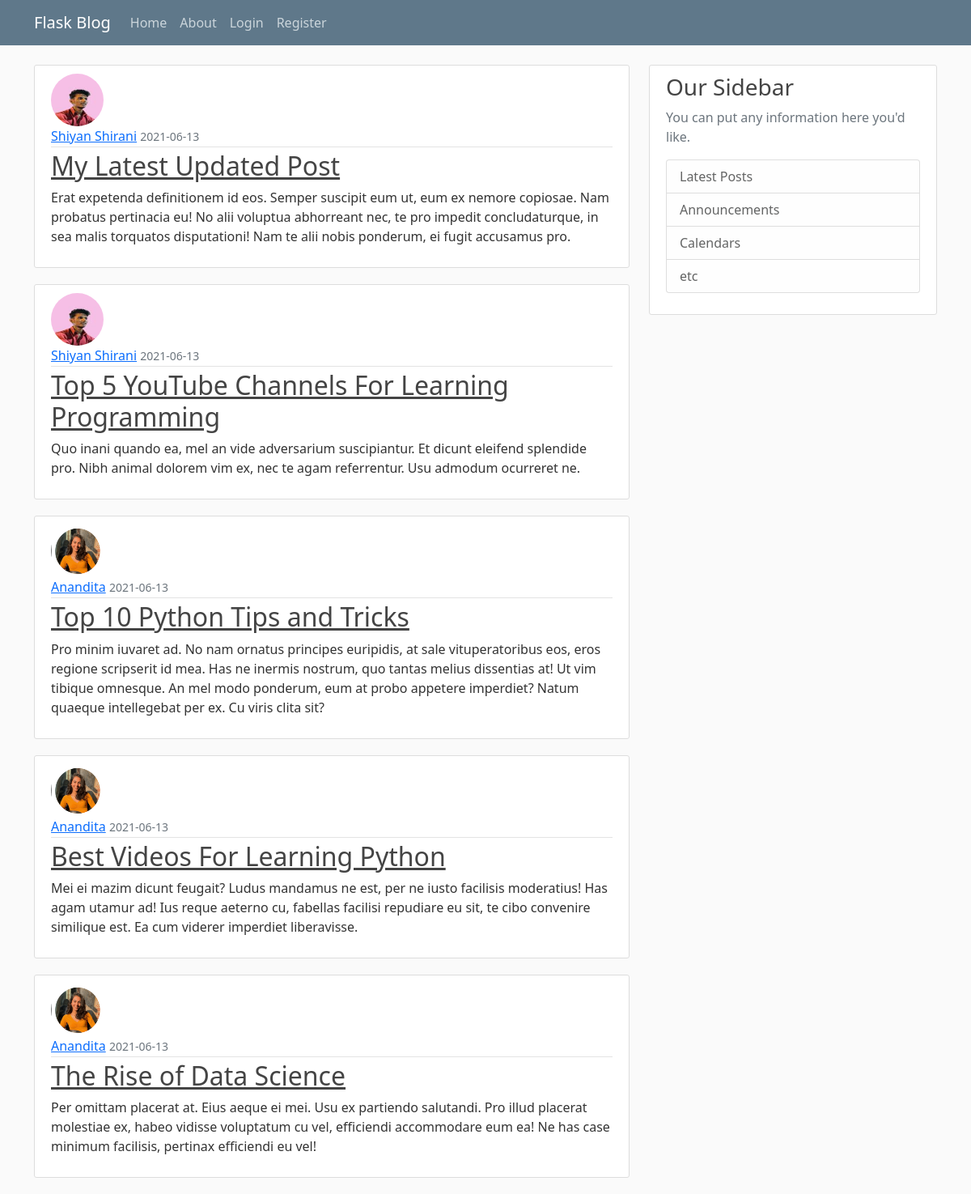
The page / on the database its author committed.
### flaskblog/models.py (models this page shows, shortened)
class Post(db.Model):
    id = db.Column(db.Integer, primary_key=True)
    title = db.Column(db.String(100), nullable=False)
    date_posted = db.Column(db.DateTime, nullable=False,
                            default=datetime.utcnow)
    content = db.Column(db.Text, nullable=False)
    user_id = db.Column(db.Integer, db.ForeignKey('user.id'), nullable=False)

class User(db.Model, UserMixin):
    id = db.Column(db.Integer, primary_key=True)
    username = db.Column(db.String(20), unique=True, nullable=False)
    email = db.Column(db.String(120), unique=True, nullable=False)
    image_file = db.Column(db.String(20), nullable=False,
                           default='default.jpg')
    password = db.Column(db.String(60), nullable=False)
    posts = db.relationship('Post', backref='author', lazy=True)

### flaskblog/routes.py (the view)
@app.route("/")
def home():
    page = request.args.get('page', 1, type=int)
    posts = Post.query.order_by(Post.date_posted.desc()).paginate(page=page, per_page=5)
    return render_template('home.html', posts=posts)

### flaskblog/templates/home.html
{% extends "layout.html" %}
{% block content %}
    {% for post in posts.items %}
        <article class="media content-section">
          <img class="rounded-circle article-img" src="{{ url_for('static', filename='profile_pics/' + post.author.image_file) }}">
          <div class="media-body">
            <div class="article-metadata">
              <a class="mr-2" href="#">{{ post.author.username }}</a>
              <small class="text-muted">{{ post.date_posted.strftime('%Y-%m-%d') }}</small>
            </div>
            <h2><a class="article-title" href="{{ url_for('post', post_id=post.id) }}">{{ post.title }}</a></h2>
            <p class="article-content">{{ post.content }}</p>
          </div>
        </article>
    {% endfor %}
{% endblock content %}

### flaskblog/static/main.css (style rules this page uses)
body { background: #fafafa; color: #333333; margin-top: 5rem; }
h1, h2, h3, h4, h5, h6 { color: #444444; }
.content-section { background: #ffffff; padding: 10px 20px; border: 1px solid #dddddd; border-radius: 3px; margin-bottom: 20px; }
.article-title { color: #444444; }
.article-content { white-space: pre-line; }
.article-img { height: 65px; width: 65px; margin-right: 16px; }
.article-metadata { padding-bottom: 1px; margin-bottom: 4px; border-bottom: 1px solid #e3e3e3; }

### rows shown on the page
Post: image_file (picture), author.username "Shiyan Shirani", date_posted "2021-06-13", title "My Latest Updated Post", content "Erat expetenda definitionem id eos. Semper suscipit eum ut, eum ex nemore copiosae. Nam probatus pertinacia eu! No alii voluptua abhorreant nec, te pro impedit concludaturque, in sea malis torquatos disputationi! Nam te alii nobis ponderum, ei fugit accusamus pro."
Post: image_file (picture), author.username "Shiyan Shirani", date_posted "2021-06-13", title "Top 5 YouTube Channels For Learning Programming", content "Quo inani quando ea, mel an vide adversarium suscipiantur. Et dicunt eleifend splendide pro. Nibh animal dolorem vim ex, nec te agam referrentur. Usu admodum ocurreret ne."
Post: image_file (picture), author.username "Anandita", date_posted "2021-06-13", title "Top 10 Python Tips and Tricks", content "Pro minim iuvaret ad. No nam ornatus principes euripidis, at sale vituperatoribus eos, eros regione scripserit id mea. Has ne inermis nostrum, quo tantas melius dissentias at! Ut vim tibique omnesque. An mel modo ponderum, eum at probo appetere imperdiet? Natum quaeque intellegebat per ex. Cu viris clita sit?"
Post: image_file (picture), author.username "Anandita", date_posted "2021-06-13", title "Best Videos For Learning Python", content "Mei ei mazim dicunt feugait? Ludus mandamus ne est, per ne iusto facilisis moderatius! Has agam utamur ad! Ius reque aeterno cu, fabellas facilisi repudiare eu sit, te cibo convenire similique est. Ea cum viderer imperdiet liberavisse."
Post: image_file (picture), author.username "Anandita", date_posted "2021-06-13", title "The Rise of Data Science", content "Per omittam placerat at. Eius aeque ei mei. Usu ex partiendo salutandi. Pro illud placerat molestiae ex, habeo vidisse voluptatum cu vel, efficiendi accommodare eum ea! Ne has case minimum facilisis, pertinax efficiendi eu vel!"
